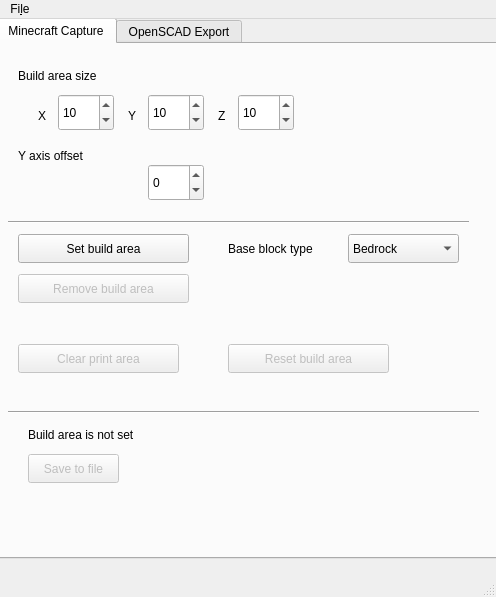
<?xml version="1.0" encoding="UTF-8"?>
<ui version="4.0">
 <class>MainWindow</class>
 <widget class="QMainWindow" name="MainWindow">
  <property name="geometry">
   <rect>
    <x>0</x>
    <y>0</y>
    <width>496</width>
    <height>597</height>
   </rect>
  </property>
  <property name="windowTitle">
   <string>Minecraft Print</string>
  </property>
  <widget class="QWidget" name="centralwidget">
   <widget class="QTabWidget" name="tabWidget">
    <property name="geometry">
     <rect>
      <x>-4</x>
      <y>-1</y>
      <width>501</width>
      <height>541</height>
     </rect>
    </property>
    <property name="currentIndex">
     <number>0</number>
    </property>
    <widget class="QWidget" name="tab">
     <attribute name="title">
      <string>Minecraft Capture</string>
     </attribute>
     <widget class="QPushButton" name="pushButtonCreate">
      <property name="geometry">
       <rect>
        <x>20</x>
        <y>190</y>
        <width>171</width>
        <height>29</height>
       </rect>
      </property>
      <property name="text">
       <string>Set build area</string>
      </property>
     </widget>
     <widget class="QPushButton" name="pushButtonRemove">
      <property name="enabled">
       <bool>false</bool>
      </property>
      <property name="geometry">
       <rect>
        <x>20</x>
        <y>230</y>
        <width>171</width>
        <height>29</height>
       </rect>
      </property>
      <property name="text">
       <string>Remove build area</string>
      </property>
     </widget>
     <widget class="QPushButton" name="pushButtonSaveCapture">
      <property name="enabled">
       <bool>false</bool>
      </property>
      <property name="geometry">
       <rect>
        <x>30</x>
        <y>410</y>
        <width>91</width>
        <height>29</height>
       </rect>
      </property>
      <property name="text">
       <string>Save to file</string>
      </property>
     </widget>
     <widget class="QLabel" name="label">
      <property name="geometry">
       <rect>
        <x>20</x>
        <y>20</y>
        <width>121</width>
        <height>23</height>
       </rect>
      </property>
      <property name="text">
       <string>Build area size</string>
      </property>
     </widget>
     <widget class="QSpinBox" name="spinBoxBuildX">
      <property name="geometry">
       <rect>
        <x>60</x>
        <y>50</y>
        <width>56</width>
        <height>37</height>
       </rect>
      </property>
      <property name="minimum">
       <number>5</number>
      </property>
      <property name="value">
       <number>10</number>
      </property>
     </widget>
     <widget class="QSpinBox" name="spinBoxBuildY">
      <property name="geometry">
       <rect>
        <x>150</x>
        <y>50</y>
        <width>56</width>
        <height>37</height>
       </rect>
      </property>
      <property name="minimum">
       <number>5</number>
      </property>
      <property name="value">
       <number>10</number>
      </property>
     </widget>
     <widget class="QSpinBox" name="spinBoxBuildZ">
      <property name="geometry">
       <rect>
        <x>240</x>
        <y>50</y>
        <width>56</width>
        <height>37</height>
       </rect>
      </property>
      <property name="minimum">
       <number>5</number>
      </property>
      <property name="value">
       <number>10</number>
      </property>
     </widget>
     <widget class="QLabel" name="label_2">
      <property name="geometry">
       <rect>
        <x>40</x>
        <y>60</y>
        <width>21</width>
        <height>23</height>
       </rect>
      </property>
      <property name="text">
       <string>X</string>
      </property>
     </widget>
     <widget class="QLabel" name="label_3">
      <property name="geometry">
       <rect>
        <x>130</x>
        <y>60</y>
        <width>21</width>
        <height>23</height>
       </rect>
      </property>
      <property name="text">
       <string>Y</string>
      </property>
     </widget>
     <widget class="QLabel" name="label_4">
      <property name="geometry">
       <rect>
        <x>220</x>
        <y>60</y>
        <width>21</width>
        <height>23</height>
       </rect>
      </property>
      <property name="text">
       <string>Z</string>
      </property>
     </widget>
     <widget class="QSpinBox" name="spinBoxYOffset">
      <property name="geometry">
       <rect>
        <x>150</x>
        <y>120</y>
        <width>56</width>
        <height>37</height>
       </rect>
      </property>
      <property name="minimum">
       <number>-50</number>
      </property>
      <property name="maximum">
       <number>50</number>
      </property>
      <property name="value">
       <number>0</number>
      </property>
     </widget>
     <widget class="QLabel" name="label_5">
      <property name="geometry">
       <rect>
        <x>20</x>
        <y>100</y>
        <width>111</width>
        <height>23</height>
       </rect>
      </property>
      <property name="text">
       <string>Y axis offset</string>
      </property>
     </widget>
     <widget class="Line" name="line">
      <property name="geometry">
       <rect>
        <x>10</x>
        <y>170</y>
        <width>461</width>
        <height>16</height>
       </rect>
      </property>
      <property name="orientation">
       <enum>Qt::Horizontal</enum>
      </property>
     </widget>
     <widget class="QComboBox" name="comboBoxBaseplate">
      <property name="geometry">
       <rect>
        <x>350</x>
        <y>190</y>
        <width>111</width>
        <height>29</height>
       </rect>
      </property>
      <item>
       <property name="text">
        <string>Bedrock</string>
       </property>
      </item>
      <item>
       <property name="text">
        <string>Transparent</string>
       </property>
      </item>
      <item>
       <property name="text">
        <string>Air</string>
       </property>
      </item>
      <item>
       <property name="text">
        <string>Obsidian</string>
       </property>
      </item>
      <item>
       <property name="text">
        <string>Wood</string>
       </property>
      </item>
     </widget>
     <widget class="QLabel" name="label_6">
      <property name="geometry">
       <rect>
        <x>230</x>
        <y>190</y>
        <width>121</width>
        <height>30</height>
       </rect>
      </property>
      <property name="text">
       <string>Base block type</string>
      </property>
     </widget>
     <widget class="QPushButton" name="pushButtonClearArea">
      <property name="enabled">
       <bool>false</bool>
      </property>
      <property name="geometry">
       <rect>
        <x>20</x>
        <y>300</y>
        <width>161</width>
        <height>29</height>
       </rect>
      </property>
      <property name="text">
       <string>Clear print area</string>
      </property>
     </widget>
     <widget class="QPushButton" name="pushButtonResetArea">
      <property name="enabled">
       <bool>false</bool>
      </property>
      <property name="geometry">
       <rect>
        <x>230</x>
        <y>300</y>
        <width>161</width>
        <height>29</height>
       </rect>
      </property>
      <property name="text">
       <string>Reset build area</string>
      </property>
     </widget>
     <widget class="QLabel" name="labelBuildareaInfo">
      <property name="geometry">
       <rect>
        <x>30</x>
        <y>380</y>
        <width>391</width>
        <height>21</height>
       </rect>
      </property>
      <property name="text">
       <string>Build area is not set</string>
      </property>
     </widget>
     <widget class="Line" name="line_3">
      <property name="geometry">
       <rect>
        <x>10</x>
        <y>360</y>
        <width>471</width>
        <height>16</height>
       </rect>
      </property>
      <property name="orientation">
       <enum>Qt::Horizontal</enum>
      </property>
     </widget>
    </widget>
    <widget class="QWidget" name="tab_2">
     <attribute name="title">
      <string>OpenSCAD Export</string>
     </attribute>
     <widget class="QLabel" name="labelFileSelected">
      <property name="geometry">
       <rect>
        <x>20</x>
        <y>20</y>
        <width>431</width>
        <height>23</height>
       </rect>
      </property>
      <property name="text">
       <string>No file selected</string>
      </property>
     </widget>
     <widget class="Line" name="line_2">
      <property name="geometry">
       <rect>
        <x>10</x>
        <y>150</y>
        <width>471</width>
        <height>20</height>
       </rect>
      </property>
      <property name="orientation">
       <enum>Qt::Horizontal</enum>
      </property>
     </widget>
     <widget class="Line" name="line_5">
      <property name="geometry">
       <rect>
        <x>10</x>
        <y>400</y>
        <width>471</width>
        <height>20</height>
       </rect>
      </property>
      <property name="orientation">
       <enum>Qt::Horizontal</enum>
      </property>
     </widget>
     <widget class="QPushButton" name="pushButtonLoadMBFile">
      <property name="geometry">
       <rect>
        <x>20</x>
        <y>80</y>
        <width>151</width>
        <height>39</height>
       </rect>
      </property>
      <property name="text">
       <string>Load file</string>
      </property>
     </widget>
     <widget class="QLabel" name="labelFileInformation">
      <property name="geometry">
       <rect>
        <x>20</x>
        <y>190</y>
        <width>441</width>
        <height>181</height>
       </rect>
      </property>
      <property name="text">
       <string/>
      </property>
     </widget>
     <widget class="QPushButton" name="pushButtonSaveSCAD">
      <property name="enabled">
       <bool>false</bool>
      </property>
      <property name="geometry">
       <rect>
        <x>30</x>
        <y>440</y>
        <width>151</width>
        <height>39</height>
       </rect>
      </property>
      <property name="text">
       <string>Save to OpenSCAD</string>
      </property>
     </widget>
     <widget class="QPushButton" name="pushButtonSaveSCADAs">
      <property name="enabled">
       <bool>false</bool>
      </property>
      <property name="geometry">
       <rect>
        <x>220</x>
        <y>440</y>
        <width>105</width>
        <height>39</height>
       </rect>
      </property>
      <property name="text">
       <string>Save as</string>
      </property>
     </widget>
     <widget class="QLabel" name="label_7">
      <property name="geometry">
       <rect>
        <x>30</x>
        <y>200</y>
        <width>81</width>
        <height>21</height>
       </rect>
      </property>
      <property name="text">
       <string>Block size</string>
      </property>
     </widget>
     <widget class="QDoubleSpinBox" name="doubleSpinBoxBlockSize">
      <property name="geometry">
       <rect>
        <x>110</x>
        <y>190</y>
        <width>72</width>
        <height>30</height>
       </rect>
      </property>
      <property name="decimals">
       <number>1</number>
      </property>
      <property name="minimum">
       <double>1.000000000000000</double>
      </property>
      <property name="value">
       <double>10.000000000000000</double>
      </property>
     </widget>
     <widget class="QLabel" name="label_8">
      <property name="geometry">
       <rect>
        <x>190</x>
        <y>200</y>
        <width>67</width>
        <height>21</height>
       </rect>
      </property>
      <property name="text">
       <string>mm</string>
      </property>
     </widget>
     <widget class="QLabel" name="label_9">
      <property name="geometry">
       <rect>
        <x>30</x>
        <y>250</y>
        <width>71</width>
        <height>21</height>
       </rect>
      </property>
      <property name="text">
       <string>Print size:</string>
      </property>
     </widget>
     <widget class="QLabel" name="labelPrintSize">
      <property name="geometry">
       <rect>
        <x>90</x>
        <y>290</y>
        <width>361</width>
        <height>21</height>
       </rect>
      </property>
      <property name="text">
       <string>...</string>
      </property>
     </widget>
    </widget>
   </widget>
  </widget>
  <widget class="QMenuBar" name="menubar">
   <property name="geometry">
    <rect>
     <x>0</x>
     <y>0</y>
     <width>496</width>
     <height>26</height>
    </rect>
   </property>
   <widget class="QMenu" name="menuFile">
    <property name="title">
     <string>Fi&amp;le</string>
    </property>
    <addaction name="actionConnect"/>
    <addaction name="actionQuit"/>
   </widget>
   <addaction name="menuFile"/>
  </widget>
  <widget class="QStatusBar" name="statusbar"/>
  <action name="actionQuit">
   <property name="text">
    <string>&amp;Quit</string>
   </property>
  </action>
  <action name="actionConnect">
   <property name="text">
    <string>Connect</string>
   </property>
  </action>
 </widget>
 <resources/>
 <connections/>
</ui>
